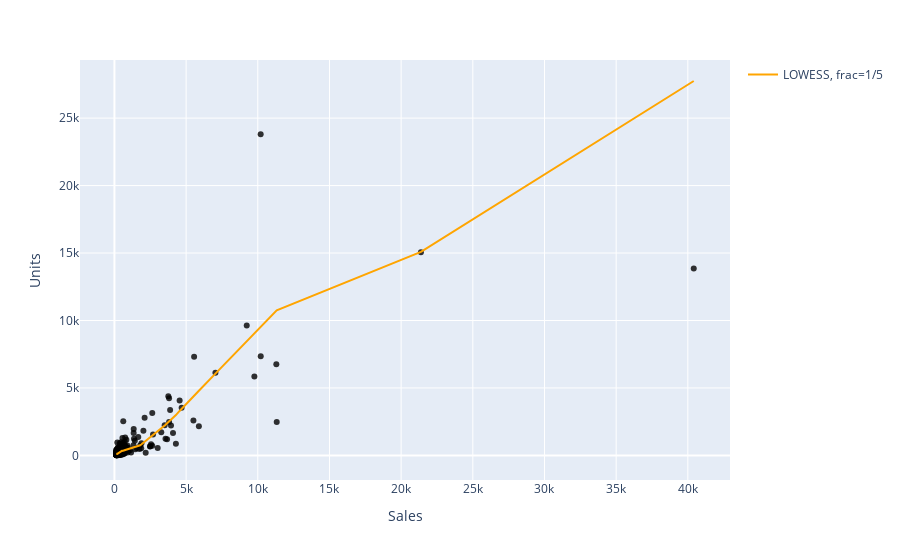

Notebook code cell kept with this figure:
### Code cell
fig.add_traces(go.Scatter(x=y_hat2[:,0], y=y_hat2[:,1], name='LOWESS, frac=1/5', line=dict(color='orange')))

### Figure 1 — Plotly figure (JSON) as saved in the notebook; plotly's stock layout.template omitted (floating-point values rounded to 4 significant figures; data arrays with more than 128 entries replaced by an {"elided": "..."} marker saying what was removed)
{"data": [{"hovertemplate": "Sales=%{x}<br>Units=%{y}<extra></extra>", "legendgroup": "", "marker": {"color": "black", "opacity": 0.8, "symbol": "circle"}, "mode": "markers", "name": "", "orientation": "v", "showlegend": false, "type": "scatter", "x": {"elided": "250 int values"}, "xaxis": "x", "y": {"elided": "250 int values"}, "yaxis": "y"}, {"line": {"color": "orange"}, "name": "LOWESS, frac=1/5", "type": "scatter", "x": {"elided": "250 int values"}, "y": {"elided": "250 float values"}}], "layout": {"legend": {"tracegroupgap": 0}, "margin": {"t": 60}, "xaxis": {"anchor": "y", "domain": [0, 1], "title": {"text": "Sales"}}, "yaxis": {"anchor": "x", "domain": [0, 1], "title": {"text": "Units"}}}}
